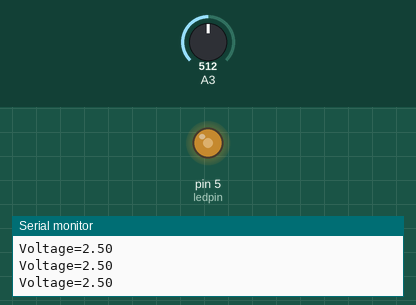
Recording of a sketch running on a simulated Arduino Uno, built with avr-gcc and run on an emulated ATmega328P. Shown: output pins drawn as LEDs (lit = HIGH), the last lines printed to the serial monitor. The test bench sets the inputs (shaded band); at power-on: A3 = 512.

Above: at 1.2 s.
1.3 s: A3 set to 716
At 1.8 s:
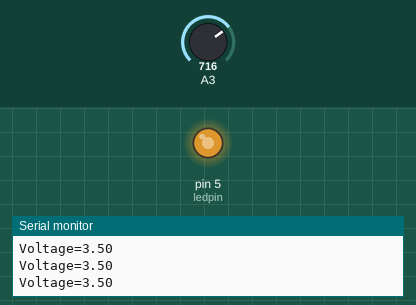
2.8 s: A3 set to 900
At 4.0 s:
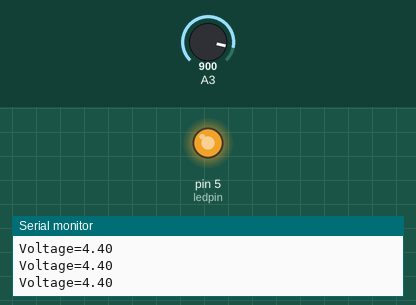
4.3 s: A3 set to 122
At 5.3 s:
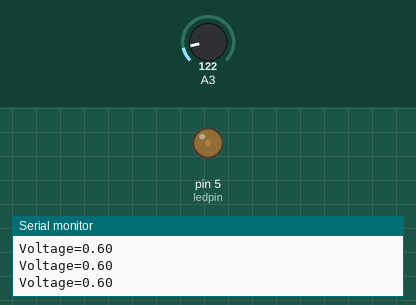
5.8 s: A3 set to 0
At 6.4 s:
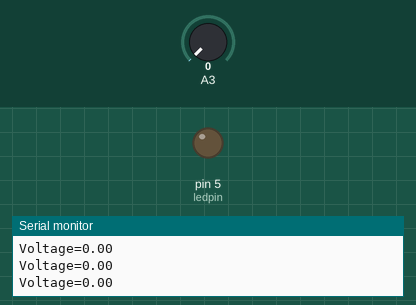
7.3 s: A3 set to 511
At 8.7 s:
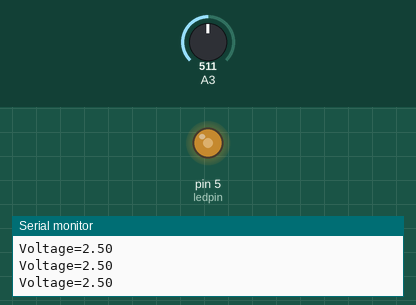
Timing chart, 0 to 10.3 s (numbered marks = the images above; inputs shaded):
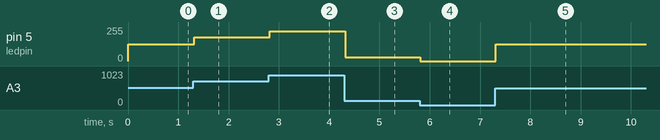

The sketch:

code-5.ino
```cpp
float voltage ;
int ledpin = 5;//ledpin connected to digital pin 5
void setup() {
  // put your setup code here, to run once:
  Serial.begin(9600);//setup serial
    pinMode(ledpin, OUTPUT);//sets the digital pin as output
}

void loop() {
  // put your main code here, to run repeatedly:
  float voltage = analogRead(A3);//read the input voltage(analog pin A3)
  float v = voltage / 1023 * 5;//ating the real voltage value based on the analog sensor reading
  Serial.print("Voltage=");//show character
  Serial.println(v);//show voltage value
  //delay(1000);//waits for asecond
  int voltage1 = map(voltage, 0, 1023, 0, 255);//values go from 0 to 1023 , Range values go from 0 to 255
  analogWrite(ledpin,voltage1);
}
```

Measured:
- after the input at 1.3 s, pin 5 (ledpin): 127/255 → 178/255 at once
- after the input at 2.8 s, pin 5 (ledpin): 178/255 → 224/255 at once
- after the input at 4.3 s, pin 5 (ledpin): 224/255 → 30/255 at once
- after the input at 5.8 s, pin 5 (ledpin): 30/255 → 0/255 at once
- after the input at 7.3 s, pin 5 (ledpin): 0/255 → 127/255 at once
